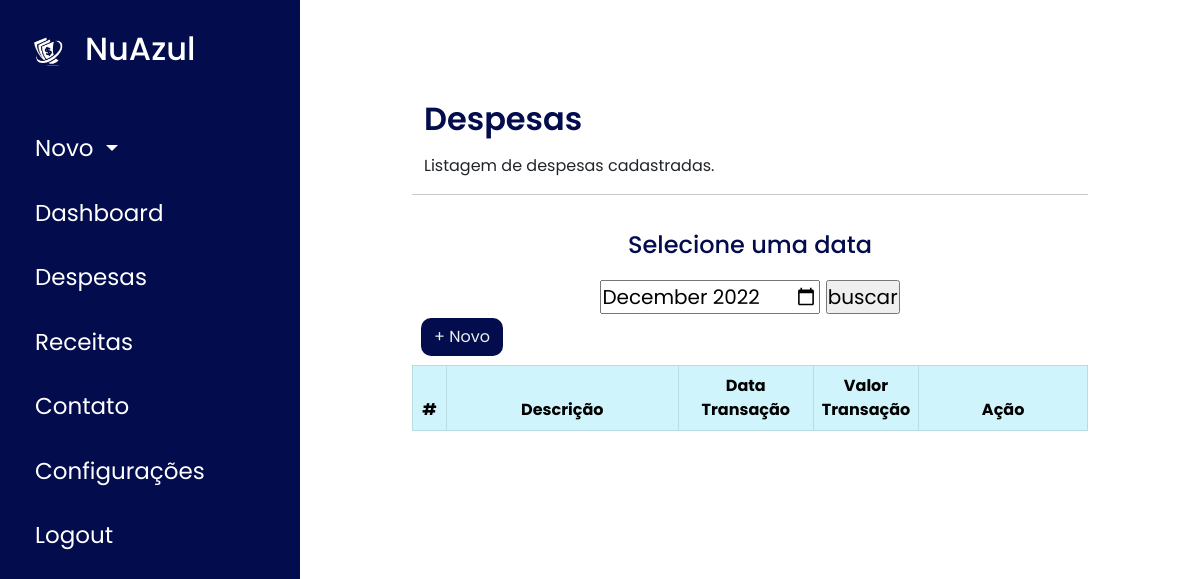
/despesas.php (signed in), run on an earlier commit of the app's database.
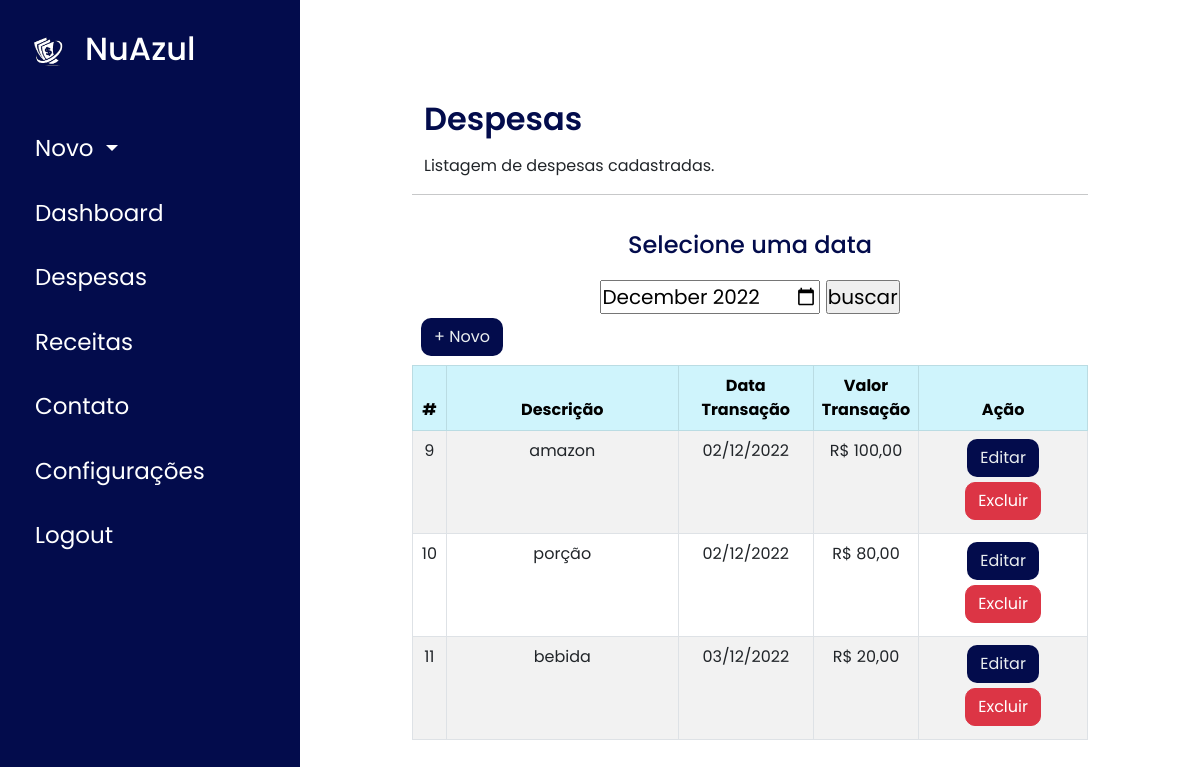
And on a later commit of the database.
### tables this page shows
CREATE TABLE `transacao` (
  `tran_id` int(11) NOT NULL,
  `tipo_id` int(11) NOT NULL,
  `uso_id` int(11) NOT NULL,
  `tran_data` datetime NOT NULL,
  `tran_valor` double NOT NULL,
  `tran_descricao` varchar(100) NOT NULL
);

### despesas.php (the view, shortened to what this page needs)
<?php
require_once('connection.php');
$dataCompleta = date("Y-m");
    $data = [date("Y"), date("m")];
    $mysql_query = "SELECT  tran_id, tran_data, tran_valor, tran_descricao, tipo_id FROM transacao WHERE uso_id = {$_SESSION['uso_id']} AND tipo_id = 1
    AND YEAR(tran_data) = {$data[0]} AND MONTH(tran_data) = {$data[1]}";
    $result = $conn->query($mysql_query);
?>
<!DOCTYPE html>
<html lang="pt-br">
<head>
  <link href="https://cdn.jsdelivr.net/npm/bootstrap@5.0.2/dist/css/bootstrap.min.css" rel="stylesheet">
  <link href="./css/style-dashboard.css" rel="stylesheet">
  <link rel="stylesheet" href="https://maxst.icons8.com/vue-static/landings/line-awesome/line-awesome/1.3.0/css/line-awesome.min.css">
</head>
<body>
  <?php require("menu_lateral.php"); ?>
  <div class="container" style="margin-left:300px">
    <div class="row content">
      <h2 class="signin-text mb-3">Despesas</h2>
      <p>Listagem de despesas cadastradas.</p>
      <hr>
          <form class="data" method="post">
            <h4 class="tituloData">Selecione uma data</h4>
            <input type="month" id="mes_ano" name="mes_ano" value="<?= $dataCompleta ?>">
            <input type="submit" value="buscar">
        </form>
        <br></br>
        <div class="float-right p-1">
        <a href="./insert_despesa.php"><button type="button" class="btn btn-primary-acao">+ Novo</button></a>
        </div>
      <table class="table table-striped table-bordered table-hover">
        <thead>
          <tr class="table-info" style="text-align:center">
            <th scope="col" style="width: 5%;">#</th>
            <th scope="col">Descrição</th>
            <th scope="col" style="width: 20%;">Data Transação</th>
            <th scope="col" style="width: 15%;">Valor Transação</th>
            <th scope="col" style="width: 25%;">Ação</th>
          </tr>
        </thead>
        <tbody>
          <?php while ($row = $result->fetch_assoc()) { ?>
            <tr>
              <td style="text-align:center"><?php echo $row['tran_id']; ?></td>
              <td style="text-align:center"><?php echo $row['tran_descricao']; ?></td>
              <td style="text-align:center"><?php echo date("d/m/Y", strtotime($row['tran_data'])); ?></td>
              <td style="text-align:center">R$ <?= number_format($row['tran_valor'], 2, ',', '.' ); ?></td>
              <td style="text-align:center">
                <a href="edit_despesa.php?tran_id=<?php echo $row['tran_id']; ?>"><button type="button" class="btn btn-primary-acao">Editar</button></a>
                <a href="delete_despesa.php?tran_id=<?php echo $row['tran_id']; ?>"><button type="button" class="btn btn-danger">Excluir</button></a>
              </td>
            </tr>
          <?php } ?>
        </tbody>
      </table>
    </div>
</body>

### menu_lateral.php (shortened to what this page needs)
<?php
$tipo_usuario = $_SESSION["tipo_usuario"];
?>
<section id="menu">
    <div class="logo">
        <img src="./img/logoDinheiro.png" alt="">
        <h2>NuAzul<h2>
    </div>
    <div class="itens">
        <li>
            <a class="dropdown-toggle" href="#" role="button" id="dropdownMenuLink" data-bs-toggle="dropdown" aria-expanded="false">
                <i class="las la-plus"></i>Novo
            </a>
        </li>
        <li>
            <a href="./dashboard.php"><i class="las la-home"></i>Dashboard</a>
        </li>
        <li>
            <a href="./despesas.php"><i class="las la-donate"></i>Despesas</a>
        </li>
        <li>
            <a href="./receitas.php"><i class="las la-piggy-bank"></i>Receitas</a>
        </li>
        <?php
        if ($tipo_usuario == TipoUsuario::ADMIN->value) {
        ?>
            <li>
                <a href="./administrador.php"><i class="las la-comment-alt"></i>Mensagens</a>
            </li>
        <?php
        } else {
        ?>
            <li>
                <a href="./contato_usuario.php"><i class="las la-comment-alt"></i>Contato</a>
            </li>
        <?php
        }
        ?>
        <li>
            <a href="./alterar_dados_cadastrais.php"><i class="las la-cog"></i>Configurações</a>
        </li>
        <li>
            <a href="./logout.php"><i class="las la-power-off"></i>Logout</a>
        </li>
    </div>
</section>

### css/style-dashboard.css (style rules this page uses)
* { margin: 0; padding: 0; box-sizing: border-box; font-family: 'Poppins', sans-serif; }
body { width: 100%; background: #fff; position: relative; display: flex; }
#menu { background-color:#030c4c; width: 300px; height: 100%; position: fixed; top: 0; left: 0; }
#menu .logo img { width: 40px; margin-right:15px ; }
#menu .logo { display: flex; align-items: center; color: #fff; padding: 30px 0 0 30px; }
#menu .itens { margin-top: 40px; }
#menu .itens li { list-style: none; padding: 15px 0; transition: 0.3 ease; }
#menu .itens li a { text-decoration: none; color:#fff; font-size: 23px; font-weight: 300px; transition: 0.3 ease; }
.data { text-align: center; margin-top: 20px; border-color: #030c4c; font-size: 20px; color: #030c4c; }
.tituloData { margin: 0 0 20px 0; }
.signin-text { font-style: normal; font-weight: 600 !important; color: #030c4c; margin-top: 0px; }
.row.content { margin: 100px ; }
.btn-primary-acao { background-color: #030c4c; color: #ebeff0; border-radius: 10px; margin: 0px 5px 0px 5px; margin-bottom: 5px; }
.btn-danger { border-radius: 10px; margin: 0px 5px 0px 5px; margin-bottom: 5px; }

What changed in the data, as far as the page shows it:
added transacao: tran_id "9", tran_descricao "amazon", tran_data "02/12/2022", tran_valor "100,00"
added transacao: tran_id "10", tran_descricao "porção", tran_data "02/12/2022", tran_valor "80,00"
added transacao: tran_id "11", tran_descricao "bebida", tran_data "03/12/2022", tran_valor "20,00"
